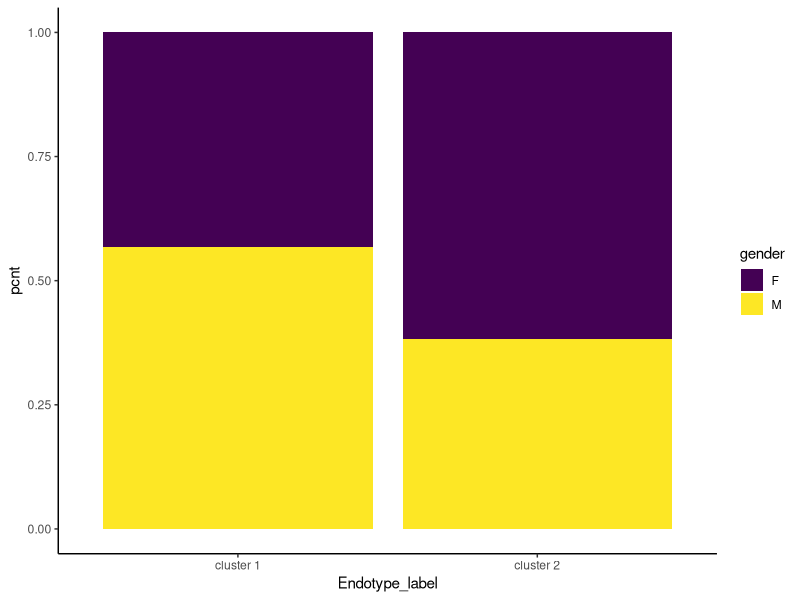
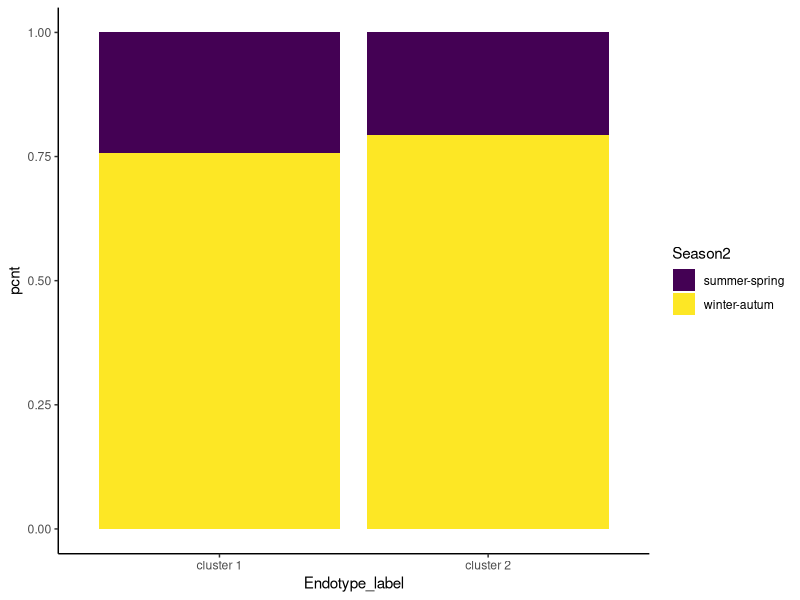
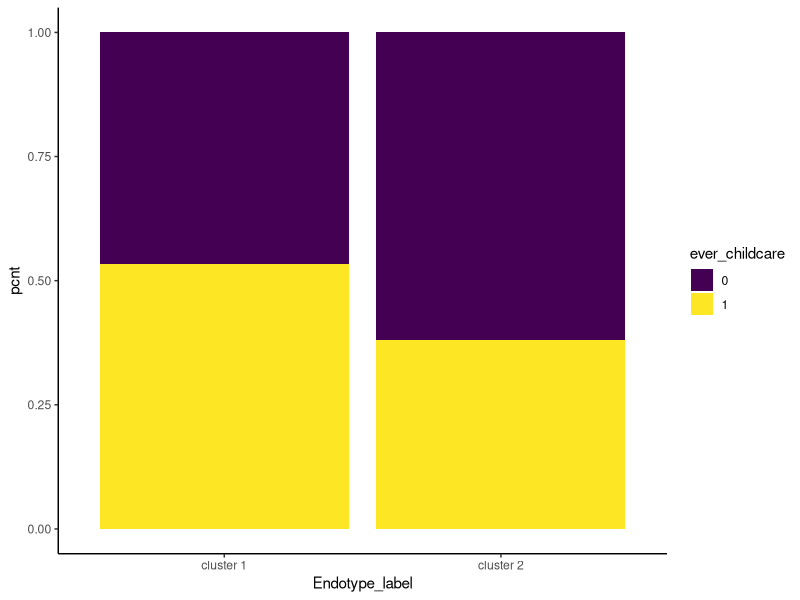

R code for these plots, in order:

# ======================================
# AERIAL Project – Figure S8
# ======================================
# Author: Jose Caparros Martin, PhD
# Email: joseantonio.caparrosmartin@uwa.edu.au
# License: MIT
# Disclaimer: Provided "as is" for academic/research use.
# Date: 2025-08-05

# --------- Libraries ---------
library(ggplot2)
library(dplyr)
library(rstatix)
library(viridis)

# --------- Load Input Data ---------
metadata_cross2 <- read.csv("data/metadata_cross_shann_dirichlet.csv", sep = ";")

# --------- Helper: Plot stacked barchart ---------
plot_stacked_barchart <- function(df, variable, cluster_col = "Endotype_label", out_pdf, exclude_rows = NULL) {
  # Ensure input is a data.frame
  if (!is.data.frame(df)) {
    stop("`df` must be a data.frame.")
  }
  
  # Check if required columns exist
  if (!all(c(variable, cluster_col) %in% names(df))) {
    stop(paste("Missing column(s):", paste(setdiff(c(variable, cluster_col), names(df)), collapse = ", ")))
  }
  
  # Optional row exclusion
  if (!is.null(exclude_rows)) {
    df <- df[-exclude_rows, , drop = FALSE]
  }
  
  # Remove rows with NA
  df <- df %>% filter(!is.na(.data[[cluster_col]]) & !is.na(.data[[variable]]))
  
  # Convert the variable column to a factor to avoid viridis error
  df[[variable]] <- as.factor(df[[variable]])
  
  # Exit if data is empty
  if (nrow(df) == 0) {
    warning("No data left after filtering. Exiting function.")
    return(NULL)
  }
  
  # Counts
  cnt <- df %>%
    group_by(!!sym(cluster_col), !!sym(variable)) %>%
    summarise(n = n(), .groups = "drop")
  
  if (nrow(cnt) == 0) {
    warning("No data left to plot after grouping. Exiting function.")
    return(NULL)
  }
  
  # Proportions
  pcnt <- cnt %>%
    group_by(!!sym(cluster_col)) %>%
    mutate(pcnt = n / sum(n)) %>%
    ungroup()
  
  # Label positions
  ref_levels <- levels(df[[variable]])
  label_cond <- if (length(ref_levels) > 0) {
    pcnt[[variable]] == ref_levels[1]
  } else {
    rep(TRUE, nrow(pcnt))
  }
  
  KS <- pcnt %>%
    mutate(labelpos = ifelse(label_cond, pcnt / 2, 1 - pcnt / 2))
  
  # Plot
  pdf(out_pdf, 5, 5)
  gg <- ggplot(KS, aes(x = .data[[cluster_col]], y = pcnt, fill = .data[[variable]])) +
    geom_bar(stat = "identity", position = "stack") +
    scale_fill_viridis(discrete = TRUE) +
    theme_classic()
  print(gg)
  dev.off()
  
  # Stats
  cat("\n--- Chi-square test for", variable, "---\n")
  tab <- table(df[[cluster_col]], df[[variable]])
  if (all(dim(tab) > 1)) {
    print(chisq.test(tab))
  } else {
    cat("Not enough levels to perform chi-square test.\n")
  }
}


# --------- Fig S8A ---------
# Run for gender
plot_stacked_barchart(
  df = metadata_cross2,
  variable = "gender",
  out_pdf = "figures/gender_S8A.pdf"
)


# --------- Fig S8B ---------
# Run for season
plot_stacked_barchart(
  df = metadata_cross2,
  variable = "Season2",
  out_pdf = "figures/gender_S8B.pdf"
)


# --------- Fig S8C ---------
# Run for gender
plot_stacked_barchart(
  df = metadata_cross2,
  variable = "ever_childcare",
  out_pdf = "figures/gender_S8C.pdf"
)